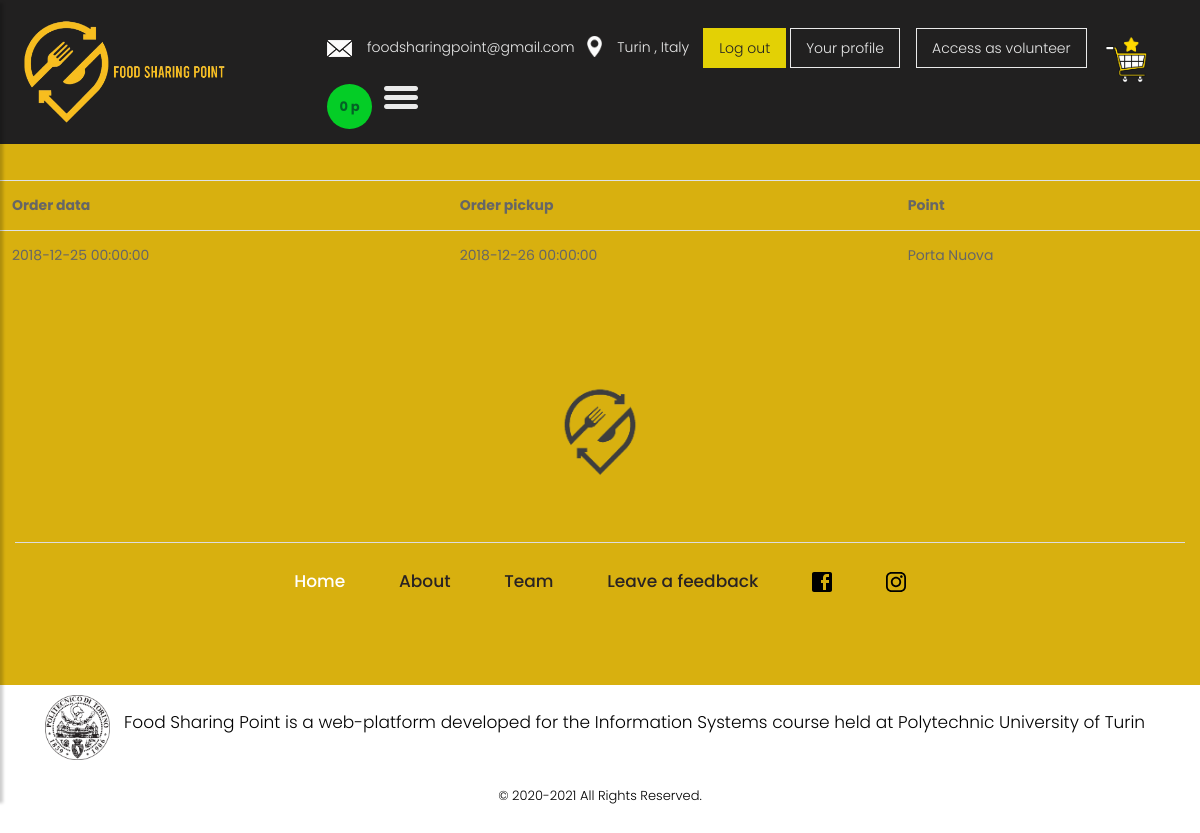
Page /yourorders (signed in) on the committed database.
### fds/models.py (models this page shows)
class Order(db.Model):
    __tablename__ = 'order'
    id = db.Column(db.Integer, primary_key=True)
    date_order = db.Column(db.DateTime)#pick up date
    date_order_done= db.Column(db.DateTime)
    user_id = db.Column(db.Integer, db.ForeignKey('users.id'))
    user = db.relationship('User',back_populates='order')
    point=db.Column(db.String())

### fds/routes.py (the view)
@app.route('/yourorders', methods=['GET', 'POST'])
def yourorders():
    if current_user.is_authenticated:
        bonus=current_user.bonus
    else:
        bonus=None
    orders=Order.query.filter_by(user_id=current_user.id).all()
    date_order=[]
    date_order_done=[]
    point_select=[]
    for order in orders:
        date_order.append(order.date_order)
        date_order_done.append(order.date_order_done)
        point_select.append(order.point)
    ordersz=zip(date_order,date_order_done,point_select)
    return render_template('your_orders.html',title='Your orders | FSP',ordersz=ordersz,flag_access_as_volunteer=flag_access_as_volunteer,bonus=bonus)

### fds/models.py (called while the page is built)
@login_manager.user_loader
def load_user(user_id):
    return User.query.get(int(user_id))

### fds/templates/your_orders.html
{% if current_user.is_authenticated %}
    {% if current_user.volunteer %}
        {% if flag_access_as_volunteer %}
    {% extends "navbar_volunteer.html" %}
                    {% else %}
                {% extends "dashboard.html" %}
            {% endif %}
        {% else %}
    {% extends "dashboard.html" %}
                    {% endif %}
{% else %}
    {% extends "layout.html" %}
{% endif %}
{% block footer %}
<table class="table">
      <tr>
    <th>Order data</th>
          <th>Order pickup</th>
    <th>Point</th>
  </tr>
     {% for date,book,point in ordersz %}
        <tr>                  <td>{{ book }}</td>
        <td>{{ date }}</td>
                 <td>{{ point }}</td></tr>
            {% endfor %}
    </table>
{% endblock %}

### fds/static/css/style.css (style rules this page uses)
body { color: #666666; font-size: 14px; font-family: 'poppins', sans-serif; line-height: 1.80857; font-weight: normal; }
*, *::after, *::before { -webkit-box-sizing: border-box; -moz-box-sizing: border-box; box-sizing: border-box; }

### rows in the picture
Order: date_order_done "2018-12-25 00:00:00", date_order "2018-12-26 00:00:00", point "Porta Nuova"

### other values in the picture
{{ bonus }} "0"
